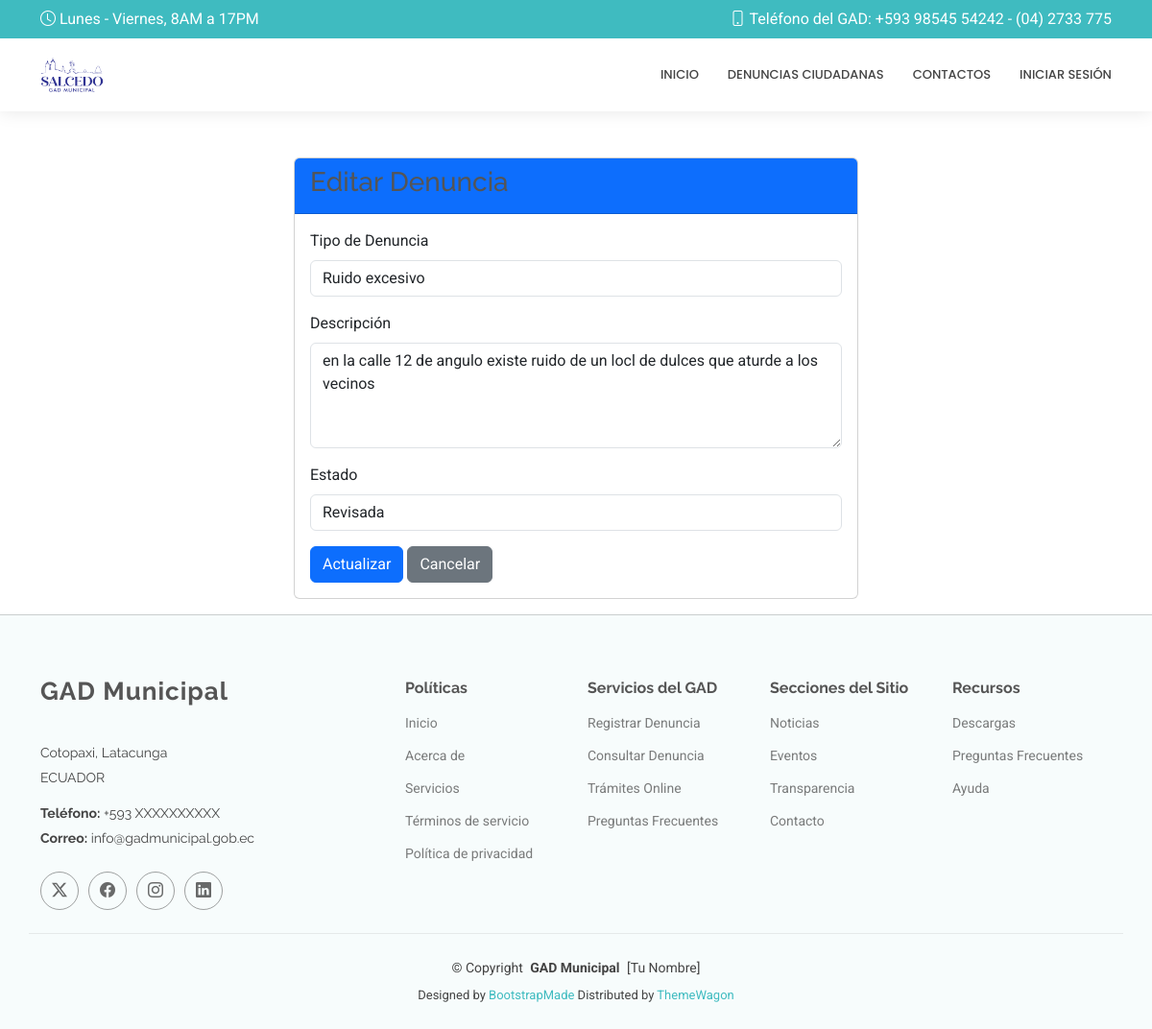
Page /editar_denuncia/3/ on the committed database.
### Aplicaciones/Denuncias/models.py (models this page shows, shortened)
class Denuncia(models.Model):
    id = models.AutoField(primary_key=True)
    ciudadano = models.ForeignKey(Ciudadano, on_delete=models.CASCADE)
    tipo = models.CharField(max_length=100)
    descripcion = models.TextField()
    latitud = models.FloatField()
    longitud = models.FloatField()
    referencia = models.CharField(max_length=255)
    estado = models.CharField(max_length=50, default='Pendiente')
    fecha_creacion = models.DateTimeField(auto_now_add=True)

### Aplicaciones/Denuncias/views.py (the view, shortened to what this page needs)
# urls.py: path('editar_denuncia/<int:id>/', views.editar_denuncia, name='editar_denuncia'),
def editar_denuncia(request, id):
    try:
        denuncia = Denuncia.objects.get(id=id)
    except Denuncia.DoesNotExist:
        messages.error(request, "Denuncia no encontrada")
        return redirect('panel_funcionario')
    return render(request, "editar_denuncia.html", {"denuncia": denuncia})

### Aplicaciones/Denuncias/templates/editar_denuncia.html (shortened to what this page needs)
{% extends "plantilla.html" %}
{% block contenido %}
<div class="row justify-content-center">
    <div class="col-md-6">
        <div class="card mt-5">
            <div class="card-header bg-primary text-white">
                <h3>Editar Denuncia</h3>
            </div>
            <div class="card-body">
                <form method="post">
                    <div class="mb-3">
                        <label for="tipo" class="form-label">Tipo de Denuncia</label>
                        <input type="text" class="form-control" id="tipo" name="tipo" value="{{ denuncia.tipo }}" required>
                    </div>
                    <div class="mb-3">
                        <label for="descripcion" class="form-label">Descripción</label>
                        <textarea class="form-control" id="descripcion" name="descripcion" rows="4" required>{{ denuncia.descripcion }}</textarea>
                    </div>
                    <div class="mb-3">
                        <label for="estado" class="form-label">Estado</label>
                        <input type="text" class="form-control" id="estado" readonly name="estado" value="{{ denuncia.estado }}" required>
                    </div>
                    <button type="submit" class="btn btn-primary">Actualizar</button>
                    <a href="{% url 'panel_funcionario' %}" class="btn btn-secondary">Cancelar</a>
                </form>
            </div>
        </div>
    </div>
</div>
{% endblock %}

### DenunciasG/static/plantilla/MediCio/assets/css/main.css (style rules this page uses)
:root { --default-font: "Roboto", system-ui, -apple-system, "Segoe UI", Roboto, "Helvetica Neue", Arial, "Noto Sans", "Liberation Sans", sans-serif, "Apple Color Emoji", "Segoe UI Emoji", "Segoe UI Symbol", "Noto Color Emoji"; --heading-font: "Raleway", sans-serif; --nav-font: "Poppins", sans-serif; }
:root { --background-color: #ffffff; --default-color: #444444; --heading-color: #555555; --accent-color: #3fbbc0; --surface-color: #ffffff; --contrast-color: #ffffff; }
:root { --nav-color: #444444; --nav-hover-color: #3fbbc0; --nav-mobile-background-color: #ffffff; --nav-dropdown-background-color: #ffffff; --nav-dropdown-color: #444444; --nav-dropdown-hover-color: #3fbbc0; }
:root { scroll-behavior: smooth; }
body { color: var(--default-color); background-color: var(--background-color); font-family: var(--default-font); }
a { color: var(--accent-color); text-decoration: none; transition: 0.3s; }
h1, h2, h3, h4, h5, h6 { color: var(--heading-color); font-family: var(--heading-font); }

### rows in the picture
Denuncia: tipo "Ruido excesivo", descripcion "en la calle 12 de angulo existe ruido de un locl de dulces que aturde a los vecinos", estado "Revisada"
